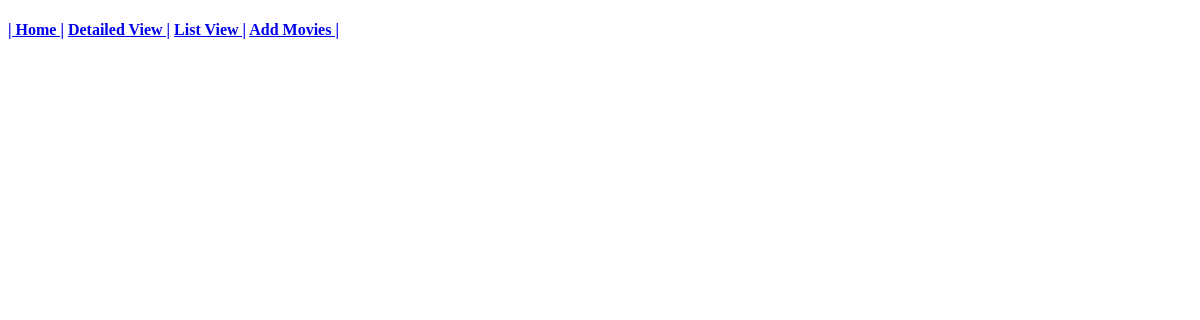
The app's page /movie/detail/, older data.
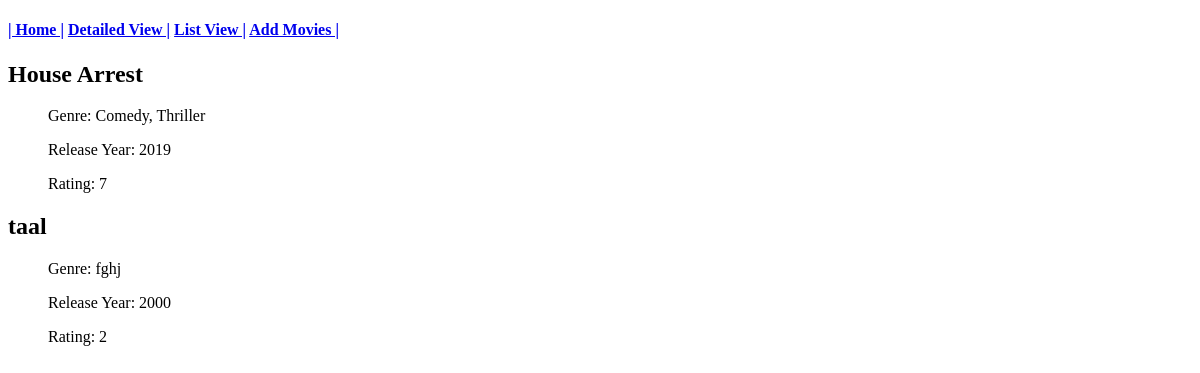
The same page, newer data.
### movie/models.py (models this page shows, shortened)
class Movie(models.Model):
    title = models.CharField(max_length=150, unique=True)
    genre = models.CharField(max_length=75, )
    release = models.CharField(max_length=4, help_text='Enter the initial release year')
    rating = models.CharField(max_length=1,help_text="Enter a value from 1 to 10")

### movie/views.py (the view)
# urls.py: path('detail/', movie_detail_view, name='movie-detail'),
def movie_detail_view(request):
    movie = Movie.objects.all()
    context = {
        'movie': movie
    }
    return render(request, 'movie/movie_detail.html', context)

### templates/movie/movie_detail.html
{% extends 'movie/movie_base.html' %}
{% block content %}
    {% for m in movie %}
        <h2>{{ m.title }}</h2>
            <ul>Genre:        {{ m.genre }}</ul>
            <ul>Release Year: {{ m.release}}</ul>
            <ul>Rating:       {{ m.rating }}</ul>
    {% endfor %}
{% endblock content %}

Row changes from the older to the newer data that the page shows:
added Movie: title "House Arrest", genre "Comedy, Thriller", release "2019", rating "7"
added Movie: title "taal", genre "fghj", release "2000", rating "2"
